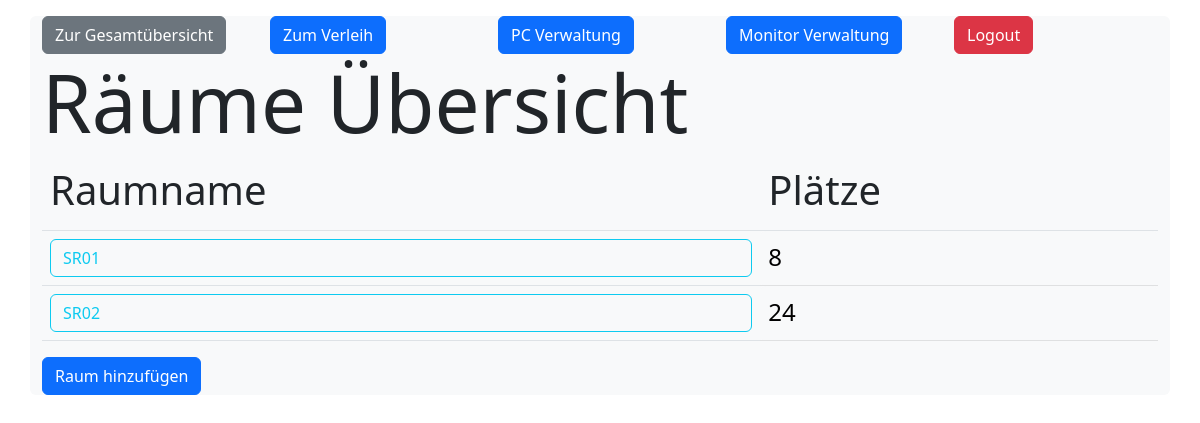
Screenshot of /itinventory/ (signed in) with the database file from the repository.
### itinventory/models.py (models this page shows)
class Rooms(models.Model):
  roomname = models.CharField(max_length=255)
  anzahlplaetze = models.IntegerField(default=None)

### itinventory/views.py (the view)
# urls.py: path('', views.index, name='itinventory'),
@login_required
def index(request):
    myrooms = Rooms.objects.filter().exclude(id=11).values()
    template = loader.get_template('index.html')
    context = {
        'myrooms': myrooms,
    }
    return HttpResponse(template.render(context, request))

### itinventory/templates/index.html (shortened to what this page needs)
{% load static %}
<!doctype html>
<html lang="en">
<head>
  <link href="https://cdn.jsdelivr.net/npm/bootstrap@5.2.2/dist/css/bootstrap.min.css" rel="stylesheet"
>
</head>
<body>
  <div class="container bg-light rounded my-3">
    <div class="row">
      <div class="col">
        <a href="/itinventory/platzviewFilterGesamt" class="btn btn-secondary">Zur Gesamtübersicht</a>
      </div>
      <div class="col">
        <a href="/itinventory/platzviewFilterVerleih/11" class="btn btn-primary">Zum Verleih</a>
      </div>
      <div class="col">
        <a href="/itinventory/pcs" class="btn btn-primary">PC Verwaltung</a>
      </div>
      <div class="col">
        <a href="/itinventory/monitors/" class="btn btn-primary">Monitor Verwaltung</a>
      </div>
      <div class="col">
        <a href="/itinventory/logout/" class="btn btn-danger">Logout</a>
      </div>
    </div>
    <div class="row">
      <div class="col-12">
        <h1 class="display-1">Räume Übersicht</h1>
        <table class="table ">
          <tr class="table">
            <th>
              <h6 class="display-6">Raumname</h6>
            </th>
            <th>
              <h6 class="display-6">Plätze</h6>
            </th>
          </tr>
          {% for line in myrooms %}
          <tr>
            <td>
              <a href="platzviewFilter/{{ line.id }}" class="btn btn-outline-info w-100 text-start">
                {{ line.roomname}}</a>
            </td>
            <td class="fs-4 table-light rounded ">{{ line.anzahlplaetze }}</td>
          </tr>
          {% endfor %}
        </table>
        <a href="/itinventory/addraum" class="btn btn-primary">Raum hinzufügen</a>
      </div>
    </div>
  </div>
</body>
</html>

### rows the page displays
Rooms: roomname "SR01", anzahlplaetze "8"
Rooms: roomname "SR02", anzahlplaetze "24"
